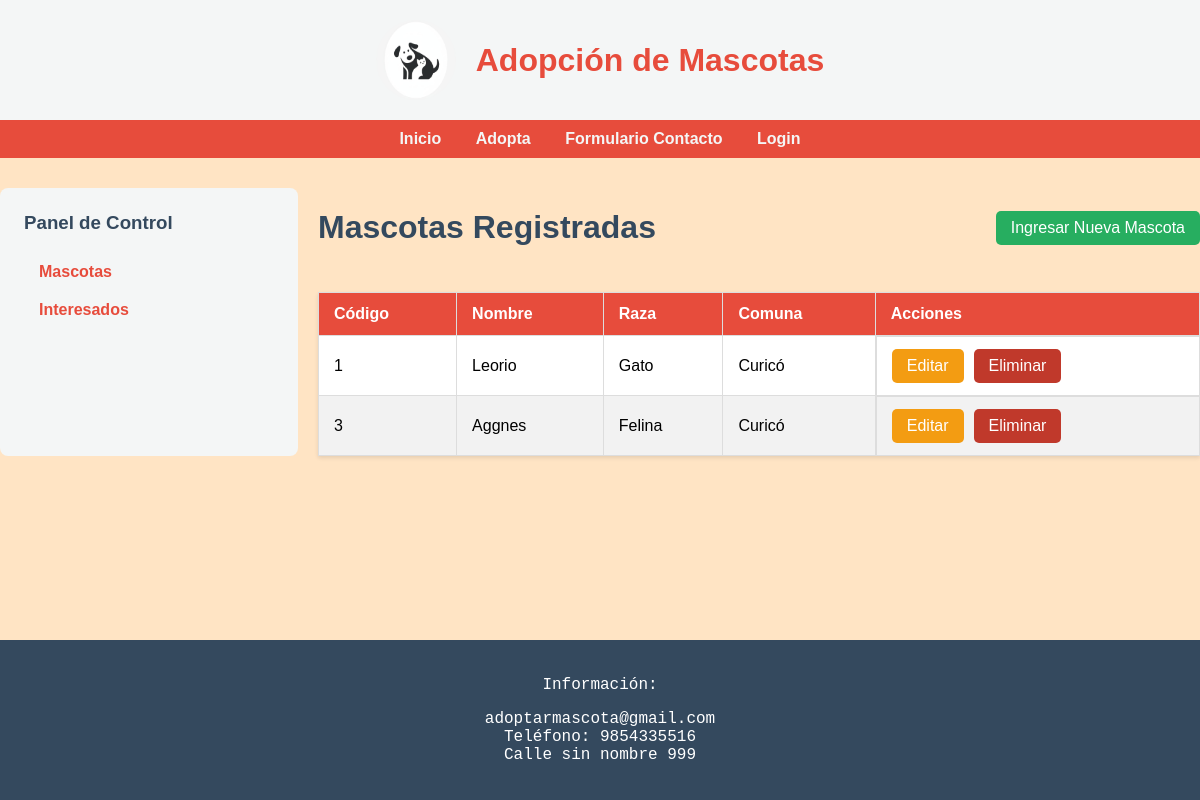
The page /dashboard/mascotas/ (signed in) on the database its author committed.
### adopta/models.py (models this page shows, shortened)
class Mascota(models.Model):
    codigo = models.AutoField(primary_key=True)
    nombre = models.CharField(max_length=100)
    raza = models.CharField(max_length=100)
    peso = models.DecimalField(max_digits=5, decimal_places=2, help_text="Peso en kg")
    estatura = models.DecimalField(max_digits=5, decimal_places=2, help_text="Estatura en cm")
    descripcion = models.TextField()
    region = models.CharField(max_length=100)
    comuna = models.CharField(max_length=100)

### adopta/views.py (the view)
# urls.py: path('dashboard/mascotas/', views.mascotas_list_view, name='mascotas_list'),
@login_required
def mascotas_list_view(request):
    mascotas = Mascota.objects.all()
    return render(request, 'adopta/dashboard/mascotas_list.html', {'mascotas': mascotas})

### templates/adopta/dashboard/mascotas_list.html (shortened to what this page needs)
{% extends 'adopta/dashboard/dashboard_base.html' %}
{% block dashboard_content %}
    <div class="header-table">
        <h1>Mascotas Registradas</h1>
        <a href="{% url 'mascotas_create' %}" class="btn-primary">Ingresar Nueva Mascota</a>
    </div>
    <table class="dashboard-table">
        <thead>
            <tr>
                <th>Código</th>
                <th>Nombre</th>
                <th>Raza</th>
                <th>Comuna</th>
                <th>Acciones</th>
            </tr>
        </thead>
        <tbody>
            {% for mascota in mascotas %}
            <tr>
                <td>{{ mascota.codigo }}</td>
                <td>{{ mascota.nombre }}</td>
                <td>{{ mascota.raza }}</td>
                <td>{{ mascota.comuna }}</td>
                <td class="acciones">
                    <a href="{% url 'mascotas_update' mascota.pk %}" class="btn-secondary">Editar</a>
                    <a href="{% url 'mascotas_delete' mascota.pk %}" class="btn-danger">Eliminar</a>
                </td>
            </tr>
            {% endfor %}
        </tbody>
    </table>
{% endblock %}

### static/css/styles.css (style rules this page uses)
body { background-color: bisque; font-family: sans-serif; margin: 0; padding: 0; display: flex; flex-direction: column; min-height: 100vh; }
.dashboard-content h1 { color: #34495e; }
.header-table { display: flex; justify-content: space-between; align-items: center; margin-bottom: 1.5rem; }
.dashboard-table { width: 100%; border-collapse: collapse; background-color: #fff; box-shadow: 0 2px 4px rgba(0,0,0,0.1); }
.dashboard-table th, .dashboard-table td { padding: 12px 15px; border: 1px solid #ddd; text-align: left; }
.dashboard-table th { background-color: #e74c3c; color: white; }
.dashboard-table tbody tr:nth-child(even) { background-color: #f2f2f2; }
.dashboard-table .acciones { display: flex; gap: 10px; }
.btn-primary, .btn-secondary, .btn-danger { padding: 8px 15px; border: none; border-radius: 5px; color: white; text-decoration: none; text-align: center; cursor: pointer; }
.btn-primary { background-color: #27ae60; }
.btn-secondary { background-color: #f39c12; }
.btn-danger { background-color: #c0392b; }

### rows shown on the page
Mascota: codigo "1", nombre "Leorio", raza "Gato", comuna "Curicó"
Mascota: codigo "3", nombre "Aggnes", raza "Felina", comuna "Curicó"
